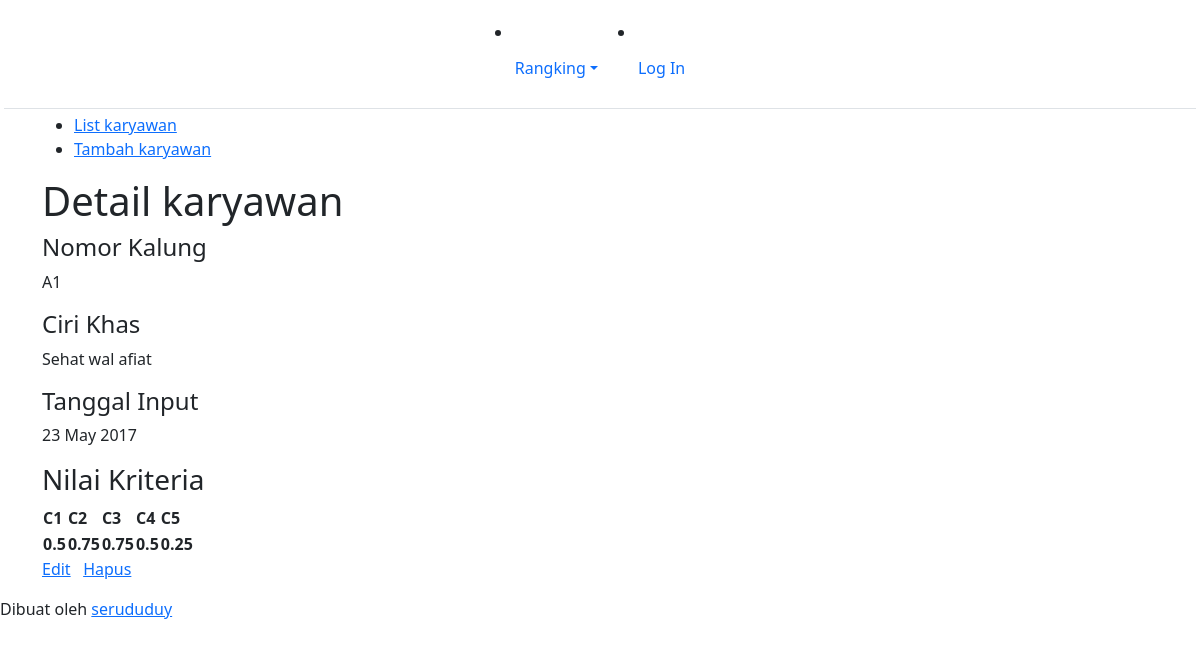
Page /single-karyawan.php?id=6 on the committed database.
### tables this page shows
CREATE TABLE `karyawan` (
  `id_karyawan` int(10) NOT NULL,
  `no_kalung` varchar(6) NOT NULL,
  `ciri_khas` text NOT NULL,
  `tanggal_input` date NOT NULL
);

CREATE TABLE `nilai_karyawan` (
  `id_nilai_karyawan` int(11) NOT NULL,
  `id_karyawan` int(10) NOT NULL,
  `id_kriteria` int(10) NOT NULL,
  `nilai` float NOT NULL
);

CREATE TABLE `kriteria` (
  `id_kriteria` int(10) NOT NULL,
  `nama` varchar(30) NOT NULL,
  `type` enum('benefit','cost') NOT NULL,
  `bobot` float NOT NULL,
  `ada_pilihan` tinyint(1) DEFAULT NULL,
  `urutan_order` int(2) NOT NULL
);

### single-karyawan.php (the view, shortened to what this page needs)
<?php require_once('includes/init.php'); ?>
<?php
$ada_error = false;
$result = '';
$id_karyawan = (isset($_GET['id'])) ? trim($_GET['id']) : '';
if(!$id_karyawan) {
	$ada_error = 'Maaf, data tidak dapat diproses.';
} else {
	$query = $pdo->prepare('SELECT * FROM karyawan WHERE id_karyawan = :id_karyawan');
	$query->execute(array('id_karyawan' => $id_karyawan));
	$result = $query->fetch();
}
?>
<?php
$judul_page = 'Detail karyawan';
require_once('template-parts/header.php');
?>
	<div class="main-content-row">
	<div class="container clearfix">
		<?php include_once('template-parts/sidebar-karyawan.php'); ?>
		<div class="main-content the-content">
			<h1><?php echo $judul_page; ?></h1>
			<?php if($ada_error): ?>
				<?php echo '<p>'.$ada_error.'</p>'; ?>
			<?php elseif(!empty($result)): ?>
				<h4>Nomor Kalung</h4>
				<p><?php echo $result['no_kalung']; ?></p>
				<h4>Ciri Khas</h4>
				<p><?php echo nl2br($result['ciri_khas']); ?></p>
				<h4>Tanggal Input</h4>
				<p><?php
					$tgl = strtotime($result['tanggal_input']);
					echo date('j F Y', $tgl);
				?></p>
				<?php
				$query2 = $pdo->prepare('SELECT nilai_karyawan.nilai AS nilai, kriteria.nama AS nama FROM kriteria
				LEFT JOIN nilai_karyawan ON nilai_karyawan.id_kriteria = kriteria.id_kriteria
				AND nilai_karyawan.id_karyawan = :id_karyawan ORDER BY kriteria.urutan_order ASC');
				$query2->execute(array(
					'id_karyawan' => $id_karyawan
				));
				$query2->setFetchMode(PDO::FETCH_ASSOC);
				$kriterias = $query2->fetchAll();
				if(!empty($kriterias)):
				?>
					<h3>Nilai Kriteria</h3>
					<table class="pure-table">
						<thead>
							<tr>
								<?php foreach($kriterias as $kriteria ): ?>
									<th><?php echo $kriteria['nama']; ?></th>
								<?php endforeach; ?>
							</tr>
						</thead>
						<tbody>
							<tr>
								<?php foreach($kriterias as $kriteria ): ?>
									<th><?php echo ($kriteria['nilai']) ? $kriteria['nilai'] : 0; ?></th>
								<?php endforeach; ?>
							</tr>
						</tbody>
					</table>
				<?php
				endif;
				?>
				<p><a href="edit-karyawan.php?id=<?php echo $id_karyawan; ?>" class="button"><span class="fa fa-pencil"></span> Edit</a> &nbsp; <a href="hapus-karyawan.php?id=<?php echo $id_karyawan; ?>" class="button button-red yaqin-hapus"><span class="fa fa-times"></span> Hapus</a></p>
			<?php endif; ?>
		</div>
	</div>
	</div>
<?php
require_once('template-parts/footer.php');

### rows in the picture
karyawan: no_kalung "A1", ciri_khas "Sehat wal afiat", tanggal_input "23 May 2017"
nilai_karyawan: id_kriteria.nama "C1", nilai "0.5"
nilai_karyawan: id_kriteria.nama "C2", nilai "0.75"
nilai_karyawan: id_kriteria.nama "C3", nilai "0.75"
nilai_karyawan: id_kriteria.nama "C4", nilai "0.5"
nilai_karyawan: id_kriteria.nama "C5", nilai "0.25"

### other values in the picture
$judul_page "Detail karyawan"
